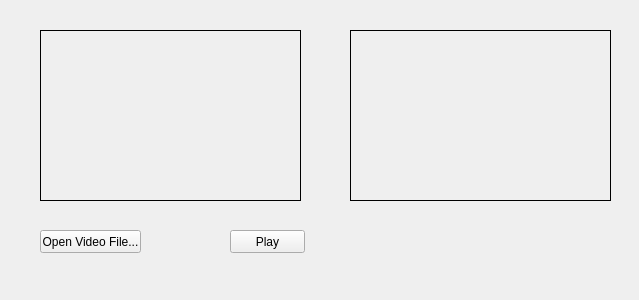
<?xml version="1.0" encoding="UTF-8"?>
<ui version="4.0">
 <class>VideoPlayer</class>
 <widget class="QMainWindow" name="VideoPlayer">
  <property name="geometry">
   <rect>
    <x>0</x>
    <y>0</y>
    <width>639</width>
    <height>300</height>
   </rect>
  </property>
  <property name="windowTitle">
   <string>VideoPlayer</string>
  </property>
  <widget class="QWidget" name="centralWidget">
   <widget class="VideoWidget" name="inputFrame">
    <property name="geometry">
     <rect>
      <x>40</x>
      <y>30</y>
      <width>261</width>
      <height>171</height>
     </rect>
    </property>
    <property name="frameShape">
     <enum>QFrame::Box</enum>
    </property>
    <property name="text">
     <string/>
    </property>
    <property name="scaledContents">
     <bool>false</bool>
    </property>
    <property name="alignment">
     <set>Qt::AlignCenter</set>
    </property>
   </widget>
   <widget class="QPushButton" name="openVideoFileButton">
    <property name="geometry">
     <rect>
      <x>40</x>
      <y>230</y>
      <width>101</width>
      <height>23</height>
     </rect>
    </property>
    <property name="text">
     <string>Open Video File...</string>
    </property>
   </widget>
   <widget class="QPushButton" name="playButton">
    <property name="geometry">
     <rect>
      <x>230</x>
      <y>230</y>
      <width>75</width>
      <height>23</height>
     </rect>
    </property>
    <property name="text">
     <string>Play</string>
    </property>
   </widget>
   <widget class="VideoWidget" name="processedFrame">
    <property name="geometry">
     <rect>
      <x>350</x>
      <y>30</y>
      <width>261</width>
      <height>171</height>
     </rect>
    </property>
    <property name="frameShape">
     <enum>QFrame::Box</enum>
    </property>
    <property name="text">
     <string/>
    </property>
    <property name="alignment">
     <set>Qt::AlignCenter</set>
    </property>
   </widget>
  </widget>
 </widget>
 <layoutdefault spacing="6" margin="11"/>
 <customwidgets>
  <customwidget>
   <class>VideoWidget</class>
   <extends>QLabel</extends>
   <header>videowidget.h</header>
  </customwidget>
 </customwidgets>
 <resources/>
 <connections/>
</ui>
